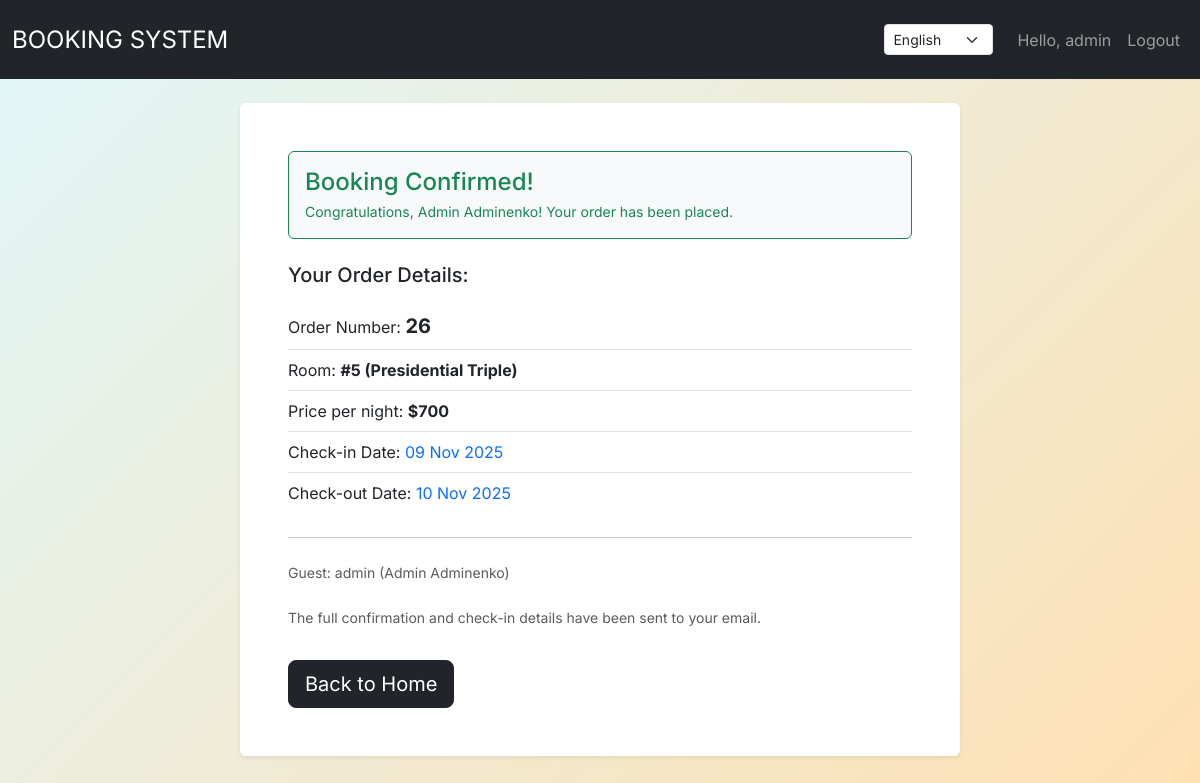
The page /en/order-form-details/26/ (signed in) on the database its author committed.
### my_auth/models.py (models this page shows, shortened)
class CustomUser(AbstractUser):
    phone_number = models.CharField(max_length=15,
                                    blank=True,
                                    null=True)

### my_app/models.py (models this page shows, shortened)
class Order(models.Model):
    user = models.ForeignKey(settings.AUTH_USER_MODEL, on_delete=models.CASCADE, related_name="orders")
    room = models.ForeignKey(Room, on_delete=models.CASCADE, related_name="orders")
    start_time = models.DateField()
    end_time = models.DateField()
    creations_time = models.DateTimeField(auto_now_add=True)
    class Meta:
        verbose_name = "Order"
        verbose_name_plural = "Orders"
        ordering = ["creations_time"]

class Room(models.Model):
    number = models.IntegerField()
    price = models.IntegerField()
    capacity = models.IntegerField(default=2)
    square = models.IntegerField(default=20)
    room_type = models.CharField(max_length=256, default="standart")
    description = models.TextField(default="")
    class Meta:
        verbose_name = "Room"
        verbose_name_plural = "Rooms"
        ordering = ["number"]

### my_app/views.py (the view)
# urls.py: path("order-form-details/<int:pk>/", views.order_form_details, name = "order-form-details"),
@login_required
def order_form_details(request, pk):
    order = get_object_or_404(Order, id=pk)
    context = {
        "order": order
    }
    return render(request=request, template_name="booking/order-form-details.html", context=context)

### templates/booking/order-form-details.html
{% extends "base.html" %}
{% load i18n %} {% block content %}
<div class="container">
    <div class="row justify-content-center">
        <div class="col-md-8">
            <div class="bg-white rounded shadow-sm mb-4 p-4 p-md-5">
                <div class="p-3 mb-4 rounded border border-success bg-light text-success">
                    <h1 class="h4 mb-1">
                        {% translate "Booking Confirmed" %}!
                    </h1>
                    <p class="small mb-0">
                        {% translate "Congratulations" %}, {{ order.user.first_name }} {{ order.user.last_name }}! {% translate "Your order has been placed" %}.
                    </p>
                </div>
                <h3 class="h5 mt-4 mb-3 text-dark">{% translate "Your Order Details" %}:</h3>
                <ul class="list-group list-group-flush mb-4">
                    <li class="list-group-item px-0">
                        {% translate "Order Number" %}: <span class="fs-5 text-dark"><b>{{ order.id }}</b></span>
                    </li>
                    <li class="list-group-item px-0">
                        {% translate "Room" %}: <span><b>#{{ order.room.number }} ({{ order.room.room_type|capfirst }})</b></span>
                    </li>
                    <li class="list-group-item px-0">
                        {% translate "Price per night" %}: <span><b>${{ order.room.price }}</b></span>
                    </li>
                    <li class="list-group-item px-0">
                        {% translate "Check-in Date" %}: <span class="text-primary">{{ order.start_time|date:"d M Y" }}</span>
                    </li>
                    <li class="list-group-item px-0">
                        {% translate "Check-out Date" %}: <span class="text-primary">{{ order.end_time|date:"d M Y" }}</span>
                    </li>
                </ul>
                <hr class="my-4">
                <div class="text-muted small mb-4">
                    <p class="mb-1">
                        {% translate "Guest" %}: {{ order.user.username }} ({{ order.user.first_name }} {{ order.user.last_name }})
                    </p>
                </div>
                <p class="text-muted small">
                    {% translate "The full confirmation and check-in details have been sent to your email" %}.
                </p>
                <a href="{% url 'home-page' %}" class="btn btn-dark btn-lg mt-3">
                     {% translate "Back to Home" %}
                </a>
            </div>
            </div>
        </div>
    </div>
{% endblock %}

### templates/header.html (shortened to what this page needs)
{% load i18n %}
<nav class="navbar navbar-expand-lg navbar-dark bg-dark">
    <div class="container-fluid">
        <a class="navbar-brand fs-4" href="{% url 'home-page' %}">BOOKING SYSTEM</a>
        <div class="collapse navbar-collapse" id="navbarNav">
            <ul class="navbar-nav ms-auto align-items-center">
                <li class="nav-item me-3">
                    <form action="{% url 'set_language' %}" method="post">
                        {% get_current_language as LANGUAGE_CODE %}
                        <select name="language"
                                onchange="this.form.submit()"
                                class="form-select form-select-sm"
                                style="width: auto; margin-top: 16px;">
                            {% get_available_languages as LANGUAGES %}
                            {% for lang_code, lang_name in LANGUAGES %}
                                <option value="{{ lang_code }}" {% if lang_code == LANGUAGE_CODE %}selected{% endif %}>
                                    {{ lang_name }}
                                </option>
                            {% endfor %}
                        </select>
                    </form>
                </li>
                {% if user.is_authenticated %}
                    <li class="nav-item">
                        <a class="nav-link" href="#">{% translate "Hello" %}, {{ user.username }}</a>
                    </li>
                    <li class="nav-item">
                        <a class="nav-link" href="{% url 'logout' %}">{% translate "Logout" %}</a>
                    </li>
                {% endif %}
            </ul>
        </div>
    </div>
</nav>

### static/css/my_styles.css (style rules this page uses)
html { background: linear-gradient(135deg, #e0f7fa 0%, #ffe0b2 100%); background-attachment: fixed; height: 100%; margin: 0; }
body { color: #333; font-family: 'Inter', sans-serif; height: 100%; margin: 0; background: transparent; }
h1, h2, h3, h4, h5, h6 { font-weight: 600; }

### rows shown on the page
CustomUser: username "admin"
Order: user.first_name "Admin", user.last_name "Adminenko", id "26", room.number "5", room.room_type "Presidential Triple", room.price "700", start_time "09 Nov 2025", end_time "10 Nov 2025", user.username "admin"

### other values the page prints
form field language "English"
